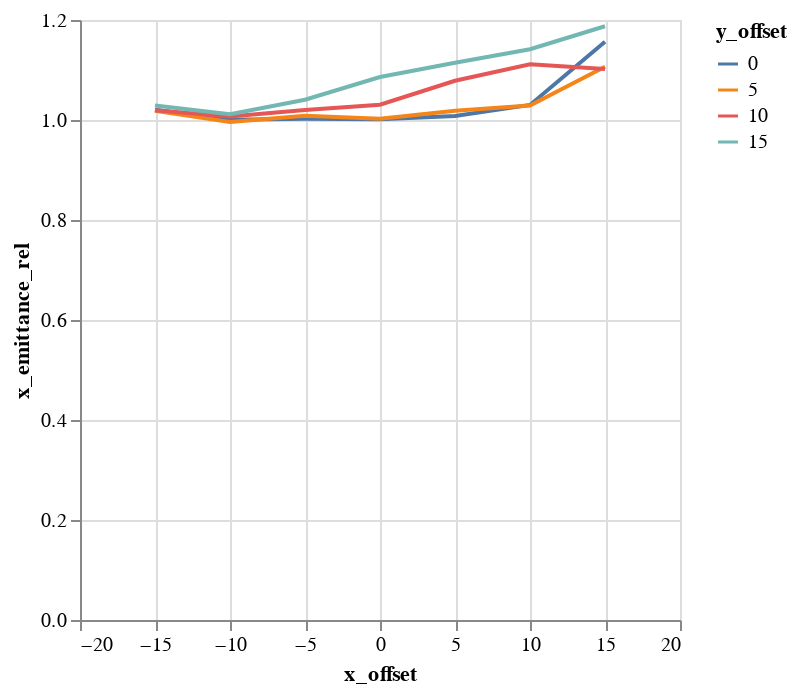

Here is the notebook cell this chart was saved with:
### Code cell
alt.Chart(emit_df).mark_line().encode(
    color='y_offset:N',
    x='x_offset',
    y='x_emittance_rel',
)

### Figure 1 — Vega-Lite specification as saved in the notebook (floating-point values rounded to 4 significant figures)
{"$schema": "https://vega.github.io/schema/vega-lite/v1.2.1.json", "data": {"values": [{"losses": 0, "relbeta": 0.002308, "sourceID": 16777222, "sourceName": "x_-15_y_0", "x_emittance": 1.654, "x_emittance_rel": 1.02, "x_norm_emittance": 0.003819, "x_offset": -15, "y_emittance": 1.572, "y_emittance_rel": 0.9998, "y_norm_emittance": 0.003629, "y_offset": 0}, {"losses": 0, "relbeta": 0.002308, "sourceID": 16777229, "sourceName": "x_-15_y_5", "x_emittance": 1.623, "x_emittance_rel": 1.018, "x_norm_emittance": 0.003746, "x_offset": -15, "y_emittance": 1.59, "y_emittance_rel": 0.9977, "y_norm_emittance": 0.003671, "y_offset": 5}, {"losses": 0, "relbeta": 0.002308, "sourceID": 16777236, "sourceName": "x_-15_y_10", "x_emittance": 1.649, "x_emittance_rel": 1.02, "x_norm_emittance": 0.003806, "x_offset": -15, "y_emittance": 1.596, "y_emittance_rel": 0.9997, "y_norm_emittance": 0.003685, "y_offset": 10}, {"losses": 0, "relbeta": 0.002308, "sourceID": 16777243, "sourceName": "x_-15_y_15", "x_emittance": 1.72, "x_emittance_rel": 1.029, "x_norm_emittance": 0.00397, "x_offset": -15, "y_emittance": 1.661, "y_emittance_rel": 0.9994, "y_norm_emittance": 0.003834, "y_offset": 15}, {"losses": 0, "relbeta": 0.002308, "sourceID": 16777220, "sourceName": "x_-10_y_0", "x_emittance": 1.593, "x_emittance_rel": 1.001, "x_norm_emittance": 0.003678, "x_offset": -10, "y_emittance": 1.556, "y_emittance_rel": 1.002, "y_norm_emittance": 0.003592, "y_offset": 0}, {"losses": 0, "relbeta": 0.002308, "sourceID": 16777227, "sourceName": "x_-10_y_5", "x_emittance": 1.606, "x_emittance_rel": 0.9959, "x_norm_emittance": 0.003708, "x_offset": -10, "y_emittance": 1.583, "y_emittance_rel": 1.002, "y_norm_emittance": 0.003655, "y_offset": 5}, {"losses": 0, "relbeta": 0.002308, "sourceID": 16777234, "sourceName": "x_-10_y_10", "x_emittance": 1.497, "x_emittance_rel": 1.007, "x_norm_emittance": 0.003456, "x_offset": -10, "y_emittance": 1.679, "y_emittance_rel": 1.008, "y_norm_emittance": 0.003876, "y_offset": 10}, {"losses": 0, "relbeta": 0.002308, "sourceID": 16777241, "sourceName": "x_-10_y_15", "x_emittance": 1.467, "x_emittance_rel": 1.012, "x_norm_emittance": 0.003386, "x_offset": -10, "y_emittance": 1.644, "y_emittance_rel": 1.006, "y_norm_emittance": 0.003796, "y_offset": 15}, {"losses": 0, "relbeta": 0.002308, "sourceID": 16777218, "sourceName": "x_-5_y_0", "x_emittance": 1.681, "x_emittance_rel": 1.002, "x_norm_emittance": 0.003879, "x_offset": -5, "y_emittance": 1.722, "y_emittance_rel": 1.002, "y_norm_emittance": 0.003974, "y_offset": 0}, {"losses": 0, "relbeta": 0.002308, "sourceID": 16777225, "sourceName": "x_-5_y_5", "x_emittance": 1.537, "x_emittance_rel": 1.009, "x_norm_emittance": 0.003547, "x_offset": -5, "y_emittance": 1.642, "y_emittance_rel": 1.01, "y_norm_emittance": 0.00379, "y_offset": 5}, {"losses": 0, "relbeta": 0.002308, "sourceID": 16777232, "sourceName": "x_-5_y_10", "x_emittance": 1.542, "x_emittance_rel": 1.02, "x_norm_emittance": 0.003559, "x_offset": -5, "y_emittance": 1.578, "y_emittance_rel": 1.021, "y_norm_emittance": 0.003642, "y_offset": 10}, {"losses": 0, "relbeta": 0.002308, "sourceID": 16777239, "sourceName": "x_-5_y_15", "x_emittance": 1.76, "x_emittance_rel": 1.041, "x_norm_emittance": 0.004063, "x_offset": -5, "y_emittance": 1.548, "y_emittance_rel": 1.029, "y_norm_emittance": 0.003574, "y_offset": 15}, {"losses": 0, "relbeta": 0.002308, "sourceID": 16777216, "sourceName": "x_0_y_0", "x_emittance": 1.543, "x_emittance_rel": 1.002, "x_norm_emittance": 0.003561, "x_offset": 0, "y_emittance": 1.537, "y_emittance_rel": 1.0, "y_norm_emittance": 0.003548, "y_offset": 0}, {"losses": 0, "relbeta": 0.002308, "sourceID": 16777223, "sourceName": "x_0_y_5", "x_emittance": 1.545, "x_emittance_rel": 1.003, "x_norm_emittance": 0.003565, "x_offset": 0, "y_emittance": 1.559, "y_emittance_rel": 1.016, "y_norm_emittance": 0.003599, "y_offset": 5}, {"losses": 0, "relbeta": 0.002308, "sourceID": 16777230, "sourceName": "x_0_y_10", "x_emittance": 1.446, "x_emittance_rel": 1.03, "x_norm_emittance": 0.003337, "x_offset": 0, "y_emittance": 1.522, "y_emittance_rel": 1.031, "y_norm_emittance": 0.003512, "y_offset": 10}, {"losses": 0, "relbeta": 0.002308, "sourceID": 16777237, "sourceName": "x_0_y_15", "x_emittance": 1.92, "x_emittance_rel": 1.086, "x_norm_emittance": 0.004432, "x_offset": 0, "y_emittance": 1.767, "y_emittance_rel": 1.096, "y_norm_emittance": 0.004078, "y_offset": 15}, {"losses": 0, "relbeta": 0.002308, "sourceID": 16777217, "sourceName": "x_5_y_0", "x_emittance": 1.562, "x_emittance_rel": 1.008, "x_norm_emittance": 0.003606, "x_offset": 5, "y_emittance": 1.682, "y_emittance_rel": 1.005, "y_norm_emittance": 0.003883, "y_offset": 0}, {"losses": 0, "relbeta": 0.002308, "sourceID": 16777224, "sourceName": "x_5_y_5", "x_emittance": 1.632, "x_emittance_rel": 1.019, "x_norm_emittance": 0.003767, "x_offset": 5, "y_emittance": 1.493, "y_emittance_rel": 1.013, "y_norm_emittance": 0.003446, "y_offset": 5}, {"losses": 0, "relbeta": 0.002308, "sourceID": 16777231, "sourceName": "x_5_y_10", "x_emittance": 1.577, "x_emittance_rel": 1.078, "x_norm_emittance": 0.003641, "x_offset": 5, "y_emittance": 1.623, "y_emittance_rel": 1.019, "y_norm_emittance": 0.003747, "y_offset": 10}, {"losses": 0, "relbeta": 0.002308, "sourceID": 16777238, "sourceName": "x_5_y_15", "x_emittance": 1.781, "x_emittance_rel": 1.115, "x_norm_emittance": 0.004112, "x_offset": 5, "y_emittance": 1.709, "y_emittance_rel": 1.086, "y_norm_emittance": 0.003946, "y_offset": 15}, {"losses": 0, "relbeta": 0.002308, "sourceID": 16777219, "sourceName": "x_10_y_0", "x_emittance": 1.565, "x_emittance_rel": 1.03, "x_norm_emittance": 0.003613, "x_offset": 10, "y_emittance": 1.608, "y_emittance_rel": 1.005, "y_norm_emittance": 0.003712, "y_offset": 0}, {"losses": 0, "relbeta": 0.002308, "sourceID": 16777226, "sourceName": "x_10_y_5", "x_emittance": 1.489, "x_emittance_rel": 1.029, "x_norm_emittance": 0.003438, "x_offset": 10, "y_emittance": 1.502, "y_emittance_rel": 0.997, "y_norm_emittance": 0.003468, "y_offset": 5}, {"losses": 0, "relbeta": 0.002308, "sourceID": 16777233, "sourceName": "x_10_y_10", "x_emittance": 1.937, "x_emittance_rel": 1.112, "x_norm_emittance": 0.004472, "x_offset": 10, "y_emittance": 1.701, "y_emittance_rel": 1.055, "y_norm_emittance": 0.003926, "y_offset": 10}, {"losses": 0, "relbeta": 0.002308, "sourceID": 16777240, "sourceName": "x_10_y_15", "x_emittance": 1.796, "x_emittance_rel": 1.142, "x_norm_emittance": 0.004145, "x_offset": 10, "y_emittance": 1.633, "y_emittance_rel": 1.08, "y_norm_emittance": 0.00377, "y_offset": 15}, {"losses": 0, "relbeta": 0.002308, "sourceID": 16777221, "sourceName": "x_15_y_0", "x_emittance": 1.733, "x_emittance_rel": 1.157, "x_norm_emittance": 0.004001, "x_offset": 15, "y_emittance": 1.585, "y_emittance_rel": 1.005, "y_norm_emittance": 0.00366, "y_offset": 0}, {"losses": 1, "relbeta": 0.002308, "sourceID": 16777228, "sourceName": "x_15_y_5", "x_emittance": 1.739, "x_emittance_rel": 1.106, "x_norm_emittance": 0.004015, "x_offset": 15, "y_emittance": 1.495, "y_emittance_rel": 1.006, "y_norm_emittance": 0.003452, "y_offset": 5}, {"losses": 0, "relbeta": 0.002308, "sourceID": 16777235, "sourceName": "x_15_y_10", "x_emittance": 1.788, "x_emittance_rel": 1.102, "x_norm_emittance": 0.004129, "x_offset": 15, "y_emittance": 1.683, "y_emittance_rel": 1.042, "y_norm_emittance": 0.003886, "y_offset": 10}, {"losses": 0, "relbeta": 0.002308, "sourceID": 16777242, "sourceName": "x_15_y_15", "x_emittance": 1.799, "x_emittance_rel": 1.187, "x_norm_emittance": 0.004153, "x_offset": 15, "y_emittance": 1.786, "y_emittance_rel": 1.125, "y_norm_emittance": 0.004123, "y_offset": 15}]}, "encoding": {"color": {"field": "y_offset", "type": "nominal"}, "x": {"field": "x_offset", "type": "quantitative"}, "y": {"field": "x_emittance_rel", "type": "quantitative"}}, "mark": "line"}
